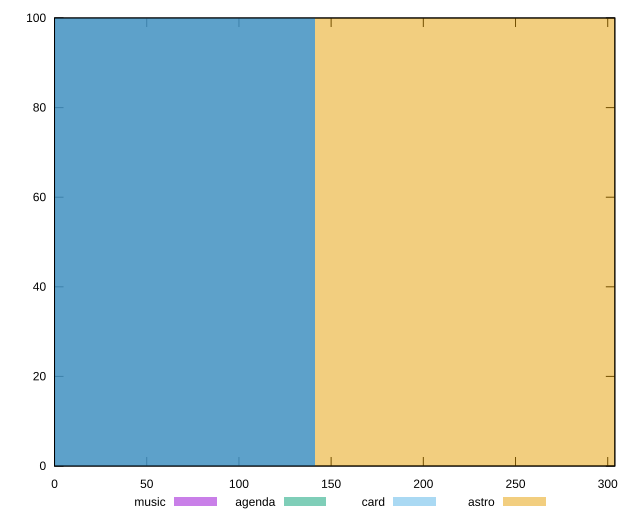

Recreate this plot in gnuplot.
reset

$music <<EOF
0 100
EOF

$agenda <<EOF
0 100
EOF

$card <<EOF
0 100
EOF

$astro <<EOF
282.3272328436982 100
EOF

set key outside below
set boxwidth 282.3272328436982
set xrange [0:303.852]
set yrange [0:100]
set trange [0:100]
set style fill transparent solid 0.5 noborder
set terminal svg size 640, 520 enhanced background rgb 'white'
set output "reports/report_00031_2021-02-24T23-18-18.084Z/uses-rel-preconnect/comparison/histogram/all_raw.svg"

plot $music title "music" with boxes, \
     $agenda title "agenda" with boxes, \
     $card title "card" with boxes, \
     $astro title "astro" with boxes

reset
